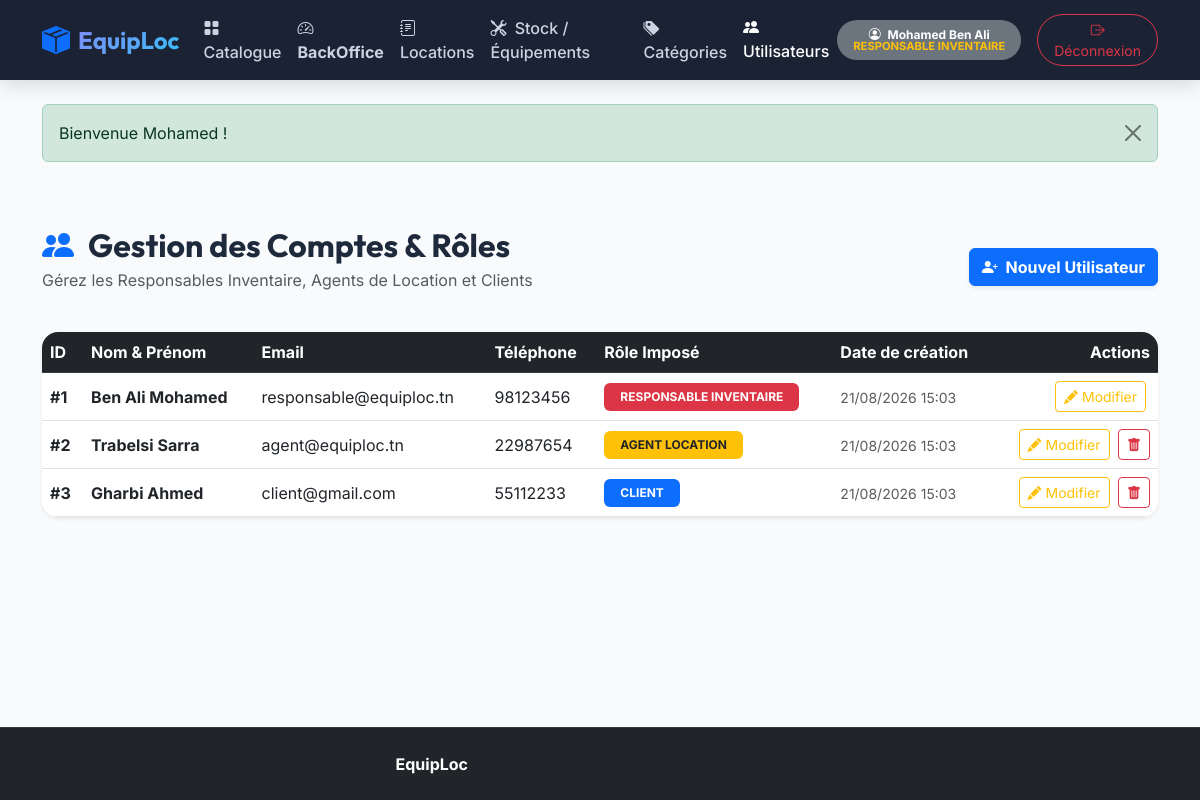
/public/index.php?action=users_admin (signed in), run on the app's committed database.
### tables this page shows
CREATE TABLE `utilisateur` (
  `id_utilisateur` INT AUTO_INCREMENT PRIMARY KEY,
  `nom` VARCHAR(100) NOT NULL,
  `prenom` VARCHAR(100) NOT NULL,
  `email` VARCHAR(150) NOT NULL UNIQUE,
  `mot_de_passe` VARCHAR(255) NOT NULL,
  `telephone` VARCHAR(20) DEFAULT NULL,
  `role` ENUM('responsable_inventaire', 'agent_location', 'client') NOT NULL DEFAULT 'client',
  `date_creation` DATETIME NOT NULL DEFAULT CURRENT_TIMESTAMP
);

### controllers/UserController.php (called while the page is built, shortened)
<?php
require_once __DIR__ . '/../models/User.php';
require_once __DIR__ . '/../config/helpers.php';
class UserController {
    private User $userModel;
    public function __construct() {
        $this->userModel = new User();
    }
    public function index(): void {
        $users = $this->userModel->getAll();
        require_once __DIR__ . '/../views/backoffice/users/index.php';
    }
}

### models/User.php (called while the page is built, shortened)
<?php
require_once __DIR__ . '/../config/database.php';
class User {
    private PDO $db;
    public function __construct() {
        $this->db = Database::getInstance();
    }
    public function getAll(?string $role = null): array {
        if ($role) {
            $stmt = $this->db->prepare("SELECT * FROM utilisateur WHERE role = :role ORDER BY date_creation DESC");
            $stmt->execute(['role' => $role]);
        } else {
            $stmt = $this->db->query("SELECT * FROM utilisateur ORDER BY date_creation DESC");
        }
        return $stmt->fetchAll();
    }
}

### config/database.php (called while the page is built, shortened)
<?php
class Database {
    private static ?PDO $instance = null;
    public static function getInstance(): PDO {
        if (self::$instance === null) {
            try {
                $dsn = "mysql:host=" . DB_HOST . ";dbname=" . DB_NAME . ";charset=utf8mb4";
                $options = [
                    PDO::ATTR_ERRMODE            => PDO::ERRMODE_EXCEPTION,
                    PDO::ATTR_DEFAULT_FETCH_MODE => PDO::FETCH_ASSOC,
                    PDO::ATTR_EMULATE_PREPARES   => false,
                ];
                self::$instance = new PDO($dsn, DB_USER, DB_PASS, $options);
            } catch (PDOException $e) {
                die("Erreur de connexion à la base de données : " . htmlspecialchars($e->getMessage()));
            }
        }
        return self::$instance;
    }
}

### views/backoffice/users/index.php (the view, shortened to what this page needs)
<?php
require_once __DIR__ . '/../../layout/header.php';
require_once __DIR__ . '/../../layout/navbar.php';
?>
<div class="container py-5">
    <div class="d-flex justify-content-between align-items-center mb-4">
        <div>
            <h2 class="fw-bold mb-1"><i class="bi bi-people-fill text-primary me-2"></i> Gestion des Comptes & Rôles</h2>
            <p class="text-muted">Gérez les Responsables Inventaire, Agents de Location et Clients</p>
        </div>
        <a href="<?= BASE_URL ?>/index.php?action=user_create" class="btn btn-primary fw-bold shadow-sm">
            <i class="bi bi-person-plus-fill me-1"></i> Nouvel Utilisateur
        </a>
    </div>
    <div class="card border-0 shadow-sm rounded-4 overflow-hidden bg-white">
        <div class="table-responsive">
            <table class="table table-hover align-middle mb-0">
                <thead class="table-dark">
                    <tr>
                        <th>ID</th>
                        <th>Nom & Prénom</th>
                        <th>Email</th>
                        <th>Téléphone</th>
                        <th>Rôle Imposé</th>
                        <th>Date de création</th>
                        <th class="text-end">Actions</th>
                    </tr>
                </thead>
                <tbody>
                    <?php foreach ($users as $u): ?>
                        <tr>
                            <td class="fw-bold">#<?= $u['id_utilisateur'] ?></td>
                            <td><strong class="text-dark"><?= htmlspecialchars($u['nom'] . ' ' . $u['prenom']) ?></strong></td>
                            <td><?= htmlspecialchars($u['email']) ?></td>
                            <td><?= htmlspecialchars($u['telephone'] ?? 'N/A') ?></td>
                            <td>
                                <?php
                                $badgeRole = match($u['role']) {
                                    'responsable_inventaire' => 'bg-danger text-white',
                                    'agent_location' => 'bg-warning text-dark',
                                    'client' => 'bg-primary text-white',
                                    default => 'bg-secondary'
                                };
                                ?>
                                <span class="badge <?= $badgeRole ?> px-3 py-2">
                                    <?= htmlspecialchars(str_replace('_', ' ', strtoupper($u['role']))) ?>
                                </span>
                            </td>
                            <td><small class="text-muted"><?= date('d/m/Y H:i', strtotime($u['date_creation'])) ?></small></td>
                            <td class="text-end">
                                <a href="<?= BASE_URL ?>/index.php?action=user_edit&id=<?= $u['id_utilisateur'] ?>" class="btn btn-outline-warning btn-sm me-1">
                                    <i class="bi bi-pencil-fill"></i> Modifier
                                </a>
                                <?php if ($u['id_utilisateur'] !== $_SESSION['user']['id_utilisateur']): ?>
                                    <a href="<?= BASE_URL ?>/index.php?action=user_delete&id=<?= $u['id_utilisateur'] ?>"
                                       onclick="return confirm('Supprimer cet utilisateur ?');"
                                       class="btn btn-outline-danger btn-sm">
                                        <i class="bi bi-trash-fill"></i>
                                    </a>
                                <?php endif; ?>
                            </td>
                        </tr>
                    <?php endforeach; ?>
                </tbody>
            </table>
        </div>
    </div>
</div>
<?php require_once __DIR__ . '/../../layout/footer.php'; ?>

### views/layout/navbar.php (shortened to what this page needs)
<?php
$user = currentUser();
?>
<nav class="navbar navbar-expand-lg navbar-dark navbar-custom sticky-top">
    <div class="container">
        <a class="navbar-brand d-flex align-items-center gap-2" href="<?= BASE_URL ?>/index.php">
            <i class="bi bi-box-seam-fill fs-3 text-primary"></i>
            <span class="fs-4 fw-bold">EquipLoc</span>
        </a>
        <div class="collapse navbar-collapse" id="navbarContent">
            <ul class="navbar-nav me-auto mb-2 mb-lg-0">
                <li class="nav-item">
                    <a class="nav-link <?= (!isset($_GET['action']) || $_GET['action'] === 'catalogue') ? 'active' : '' ?>" href="<?= BASE_URL ?>/index.php?action=catalogue">
                        <i class="bi bi-grid-fill me-1"></i> Catalogue
                    </a>
                </li>
                <?php if (isLoggedIn()): ?>
                    <?php if (hasRole(ROLE_RESPONSABLE, ROLE_AGENT)): ?>
                        <li class="nav-item">
                            <a class="nav-link text-warning fw-bold <?= (($_GET['action'] ?? '') === 'dashboard') ? 'active' : '' ?>" href="<?= BASE_URL ?>/index.php?action=dashboard">
                                <i class="bi bi-speedometer2 me-1"></i> BackOffice
                            </a>
                        </li>
                        <li class="nav-item">
                            <a class="nav-link <?= (($_GET['action'] ?? '') === 'locations_admin') ? 'active' : '' ?>" href="<?= BASE_URL ?>/index.php?action=locations_admin">
                                <i class="bi bi-journal-text me-1"></i> Locations
                            </a>
                        </li>
                        <li class="nav-item">
                            <a class="nav-link <?= (($_GET['action'] ?? '') === 'equipements_admin') ? 'active' : '' ?>" href="<?= BASE_URL ?>/index.php?action=equipements_admin">
                                <i class="bi bi-tools me-1"></i> Stock / Équipements
                            </a>
                        </li>
                        <li class="nav-item">
                            <a class="nav-link <?= (($_GET['action'] ?? '') === 'categories') ? 'active' : '' ?>" href="<?= BASE_URL ?>/index.php?action=categories">
                                <i class="bi bi-tags-fill me-1"></i> Catégories
                            </a>
                        </li>
                        <?php if (hasRole(ROLE_RESPONSABLE)): ?>
                            <li class="nav-item">
                                <a class="nav-link <?= (($_GET['action'] ?? '') === 'users_admin') ? 'active' : '' ?>" href="<?= BASE_URL ?>/index.php?action=users_admin">
                                    <i class="bi bi-people-fill me-1"></i> Utilisateurs
                                </a>
                            </li>
                        <?php endif; ?>
                    <?php endif; ?>
                <?php endif; ?>
            </ul>
            <div class="d-flex align-items-center gap-3">
                <?php if (isLoggedIn()): ?>
                    <span class="badge bg-secondary rounded-pill px-3 py-2">
                        <i class="bi bi-person-circle me-1"></i>
                        <?= htmlspecialchars($user['prenom'] . ' ' . $user['nom']) ?>
                        <small class="d-block text-warning" style="font-size: 0.7rem;">
                            <?= str_replace('_', ' ', strtoupper($user['role'])) ?>
                        </small>
                    </span>
                    <a href="<?= BASE_URL ?>/index.php?action=logout" class="btn btn-outline-danger btn-sm rounded-pill px-3">
                        <i class="bi bi-box-arrow-right"></i> Déconnexion
                    </a>
                <?php endif; ?>
            </div>
        </div>
    </div>
</nav>
<div class="container mt-4">
    <?= displayFlash() ?>
</div>

### public/assets/css/style.css (style rules this page uses)
:root { --primary-color: #4f46e5; --primary-hover: #4338ca; --secondary-color: #06b6d4; --accent-color: #f59e0b; --dark-bg: #0f172a; --card-bg: #ffffff; --text-main: #1e293b; --text-muted: #64748b; --border-color: #e2e8f0; --radius-lg: 16px; --radius-md: 10px; --shadow-sm: 0 4px 6px -1px rgba(0, 0, 0, 0.05); --shadow-md: 0 10px 25px -5px rgba(79, 70, 229, 0.1); --shadow-lg: 0 20px 30px -10px rgba(0, 0, 0, 0.12); }
body { font-family: 'Inter', sans-serif; background-color: #f8fafc; color: var(--text-main); min-height: 100vh; display: flex; flex-direction: column; }
h1, h2, h3, h4, h5, h6, .navbar-brand { font-family: 'Outfit', sans-serif; font-weight: 700; }
.navbar-custom { background: rgba(15, 23, 42, 0.95); backdrop-filter: blur(12px); box-shadow: 0 4px 20px rgba(0,0,0,0.15); }
.navbar-brand span { background: linear-gradient(135deg, #818cf8 0%, #38bdf8 100%); -webkit-background-clip: text; -webkit-text-fill-color: transparent; }
.nav-link { font-weight: 500; color: #cbd5e1 !important; transition: all 0.2s ease; }
.nav-link:hover, .nav-link.active { color: #ffffff !important; transform: translateY(-1px); }

### data on the page
utilisateur: prenom+nom "Mohamed Ben Ali", role "RESPONSABLE INVENTAIRE", id_utilisateur "1", nom+prenom "Ben Ali Mohamed", email "responsable@equiploc.tn", telephone "98123456", date_creation "21/08/2026 15:03"
utilisateur: id_utilisateur "2", nom+prenom "Trabelsi Sarra", email "agent@equiploc.tn", telephone "22987654", role "AGENT LOCATION", date_creation "21/08/2026 15:03"
utilisateur: id_utilisateur "3", nom+prenom "Gharbi Ahmed", email "client@gmail.com", telephone "55112233", role "CLIENT", date_creation "21/08/2026 15:03"

### other printed values
$flash['message'] "Bienvenue Mohamed !"
